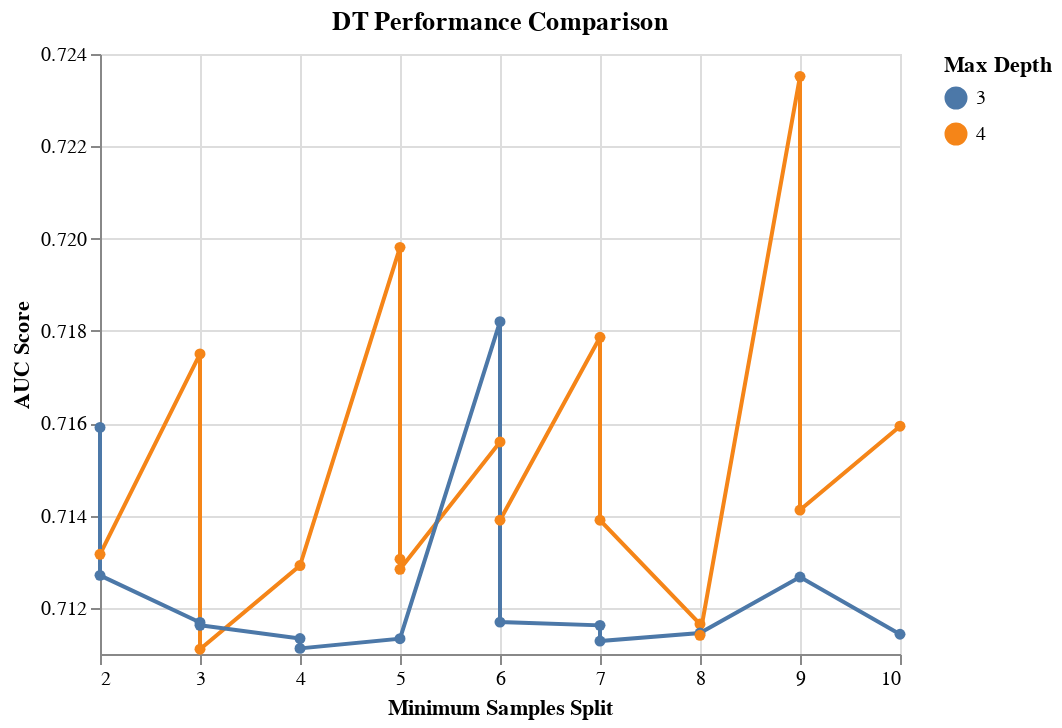

The notebook cell this image was saved under:
### Code cell
alt.Chart(results_DT, 
          title='DT Performance Comparison'
         ).mark_line(point=True).encode(
    alt.X('dt__min_samples_split', title='Minimum Samples Split'),
    alt.Y('test_score', title='AUC Score', scale=alt.Scale(zero=False)),
    alt.Color('dt__max_depth:N', title='Max Depth')
)

### Figure 1 — Vega-Lite specification as saved in the notebook (floating-point values rounded to 4 significant figures)
{"config": {"view": {"continuousWidth": 400, "continuousHeight": 300}}, "data": {"name": "data-9f48af0d0d415b658438d56a9c1117f5"}, "mark": {"type": "line", "point": true}, "encoding": {"color": {"type": "nominal", "field": "dt__max_depth", "title": "Max Depth"}, "x": {"type": "quantitative", "field": "dt__min_samples_split", "title": "Minimum Samples Split"}, "y": {"type": "quantitative", "field": "test_score", "scale": {"zero": false}, "title": "AUC Score"}}, "title": "DT Performance Comparison", "$schema": "https://vega.github.io/schema/vega-lite/v4.8.1.json", "datasets": {"data-9f48af0d0d415b658438d56a9c1117f5": [{"index": 425, "dt__criterion": "entropy", "dt__max_depth": 4, "dt__min_samples_split": 9, "test_score": 0.7235}, {"index": 409, "dt__criterion": "entropy", "dt__max_depth": 4, "dt__min_samples_split": 5, "test_score": 0.7198}, {"index": 377, "dt__criterion": "entropy", "dt__max_depth": 3, "dt__min_samples_split": 6, "test_score": 0.7182}, {"index": 417, "dt__criterion": "entropy", "dt__max_depth": 4, "dt__min_samples_split": 7, "test_score": 0.7179}, {"index": 401, "dt__criterion": "entropy", "dt__max_depth": 4, "dt__min_samples_split": 3, "test_score": 0.7175}, {"index": 430, "dt__criterion": "entropy", "dt__max_depth": 4, "dt__min_samples_split": 10, "test_score": 0.7159}, {"index": 361, "dt__criterion": "entropy", "dt__max_depth": 3, "dt__min_samples_split": 2, "test_score": 0.7159}, {"index": 413, "dt__criterion": "entropy", "dt__max_depth": 4, "dt__min_samples_split": 6, "test_score": 0.7156}, {"index": 427, "dt__criterion": "entropy", "dt__max_depth": 4, "dt__min_samples_split": 9, "test_score": 0.7141}, {"index": 415, "dt__criterion": "entropy", "dt__max_depth": 4, "dt__min_samples_split": 6, "test_score": 0.7139}, {"index": 419, "dt__criterion": "entropy", "dt__max_depth": 4, "dt__min_samples_split": 7, "test_score": 0.7139}, {"index": 399, "dt__criterion": "entropy", "dt__max_depth": 4, "dt__min_samples_split": 2, "test_score": 0.7132}, {"index": 410, "dt__criterion": "entropy", "dt__max_depth": 4, "dt__min_samples_split": 5, "test_score": 0.7131}, {"index": 407, "dt__criterion": "entropy", "dt__max_depth": 4, "dt__min_samples_split": 4, "test_score": 0.7129}, {"index": 411, "dt__criterion": "entropy", "dt__max_depth": 4, "dt__min_samples_split": 5, "test_score": 0.7128}, {"index": 362, "dt__criterion": "entropy", "dt__max_depth": 3, "dt__min_samples_split": 2, "test_score": 0.7127}, {"index": 389, "dt__criterion": "entropy", "dt__max_depth": 3, "dt__min_samples_split": 9, "test_score": 0.7127}, {"index": 378, "dt__criterion": "entropy", "dt__max_depth": 3, "dt__min_samples_split": 6, "test_score": 0.7117}, {"index": 365, "dt__criterion": "entropy", "dt__max_depth": 3, "dt__min_samples_split": 3, "test_score": 0.7117}, {"index": 421, "dt__criterion": "entropy", "dt__max_depth": 4, "dt__min_samples_split": 8, "test_score": 0.7116}, {"index": 366, "dt__criterion": "entropy", "dt__max_depth": 3, "dt__min_samples_split": 3, "test_score": 0.7116}, {"index": 382, "dt__criterion": "entropy", "dt__max_depth": 3, "dt__min_samples_split": 7, "test_score": 0.7116}, {"index": 386, "dt__criterion": "entropy", "dt__max_depth": 3, "dt__min_samples_split": 8, "test_score": 0.7115}, {"index": 394, "dt__criterion": "entropy", "dt__max_depth": 3, "dt__min_samples_split": 10, "test_score": 0.7114}, {"index": 422, "dt__criterion": "entropy", "dt__max_depth": 4, "dt__min_samples_split": 8, "test_score": 0.7114}, {"index": 369, "dt__criterion": "entropy", "dt__max_depth": 3, "dt__min_samples_split": 4, "test_score": 0.7113}, {"index": 374, "dt__criterion": "entropy", "dt__max_depth": 3, "dt__min_samples_split": 5, "test_score": 0.7113}, {"index": 381, "dt__criterion": "entropy", "dt__max_depth": 3, "dt__min_samples_split": 7, "test_score": 0.7113}, {"index": 370, "dt__criterion": "entropy", "dt__max_depth": 3, "dt__min_samples_split": 4, "test_score": 0.7111}, {"index": 113, "dt__criterion": "gini", "dt__max_depth": 4, "dt__min_samples_split": 3, "test_score": 0.7111}]}}
